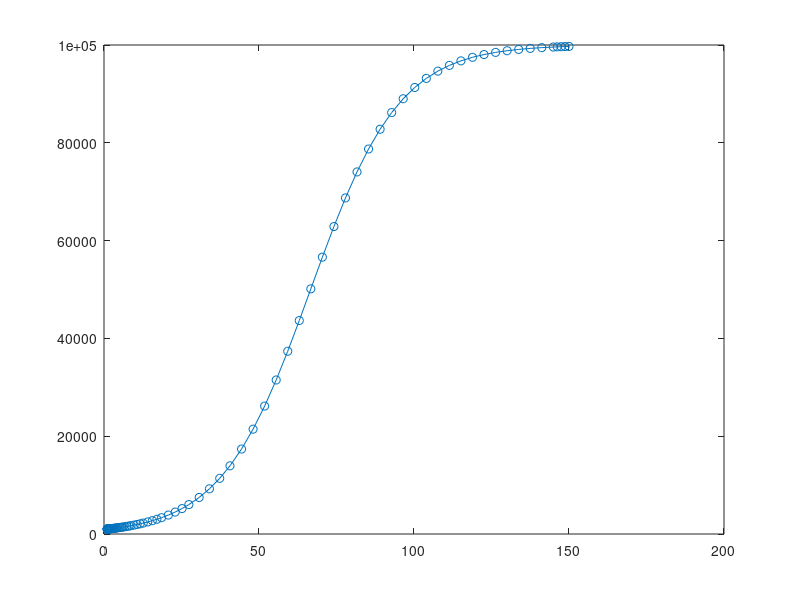

The MATLAB source for this figure:
% dp/dt = rP(1-P/K)
% r = 0.07
% K = 100000
% P(0) = 1000


f = @(t,x) 0.07*x*(1-x/100000);
 
[t,y] = ode45(f, [1 150], 1000);
 
plot(t, y,'-o');
